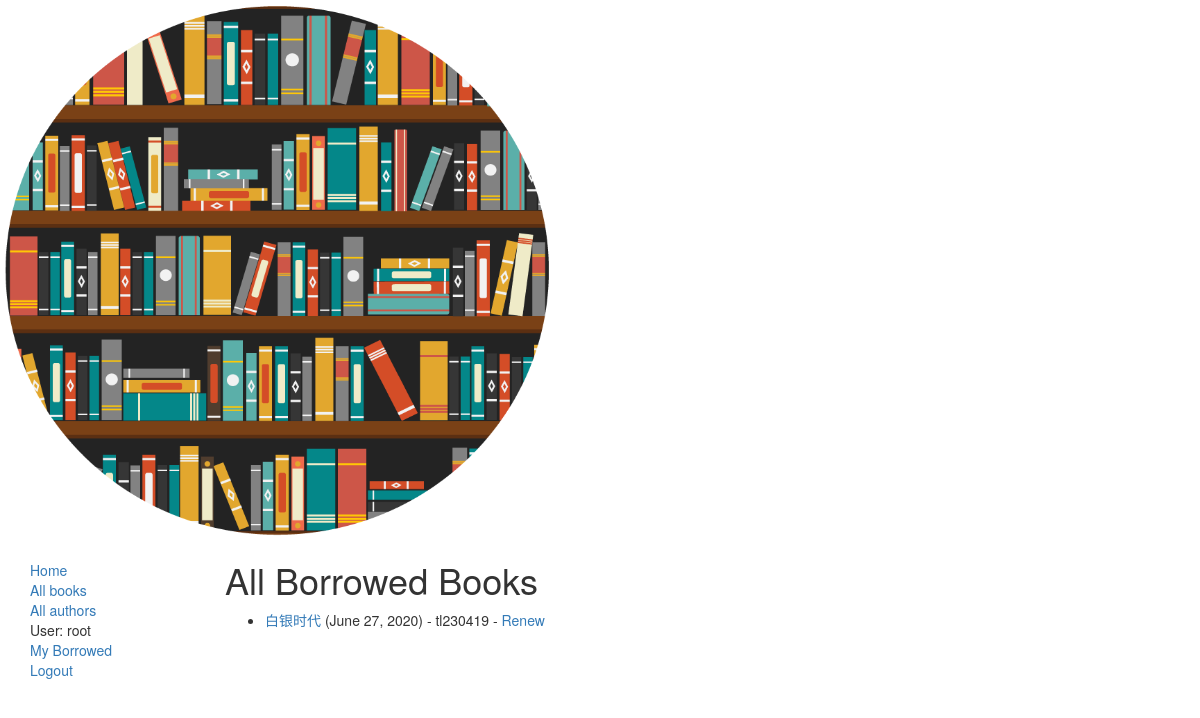
Page /catalog/borrowed/ (signed in) on the committed database.
### catalog/models.py (models this page shows, shortened)
class BookInstance(models.Model):
    id = models.UUIDField(primary_key=True, default=uuid.uuid4(), help_text="Unique ID for this particular book across whole library")
    book = models.ForeignKey('Book', on_delete=models.SET_NULL, null=True)
    imprint = models.CharField(max_length=200)
    due_back = models.DateField(null=True, blank=True)
    borrower = models.ForeignKey(User, on_delete=models.SET_NULL, null=True, blank=True)
    LOAN_STATUS = (
        ('m', 'Maintenance'),
        ('o', 'On loan'),
        ('a', 'Available'),
        ('r', 'Reserved')
    )
    status = models.CharField(max_length=1, choices=LOAN_STATUS, blank=True, default='m', help_text="Book availability")
    class Meta:
        ordering = ["due_back"]
        permissions = (("can_mark_returned", "Set book as returned"),)
    @property
    def is_overdue(self):
        if self.due_back and date.today() > self.due_back:
            return True
        return False

class Book(models.Model):
    title = models.CharField(max_length=200)
    author = models.ForeignKey('Author', on_delete=models.SET_NULL, null=True)
    summary = models.TextField(max_length=1000, help_text="Enter a brief description of the book")
    isbn = models.CharField('ISBN', max_length=13,
                            help_text='13 Character <a href="https://www.isbn-international.org/content/what-isbn'
                                      '">ISBN number</a>')
    genre = models.ManyToManyField(Genre, help_text="Select a genre for this book")
    language = models.ForeignKey('Language', on_delete=models.SET_NULL, null=True)
    def display_genre(self):
        """
        Creates a string for the Genre. This is required to display genre in Admin.
        """
        return ','.join([genre.name for genre in self.genre.all()[:3]])
    display_genre.short_description = 'Genre'

### catalog/views.py (the view)
# urls.py: path(r'borrowed/', views.LoanedBooksAllListView.as_view(), name='all-borrowed'),  # Added for challenge
class LoanedBooksAllListView(PermissionRequiredMixin, generic.ListView):
    model = BookInstance
    permission_required = 'catalog.can_mark_returned'
    template_name = 'catalog/bookinstance_list_borrowed_all.html'
    paginate_by = 10
    def get_queryset(self):
        return BookInstance.objects.filter(status__exact='o').order_by('due_back')

### catalog/templates/catalog/bookinstance_list_borrowed_all.html
{% extends "base_generic.html" %}
{% block content %}
    <h1>All Borrowed Books</h1>
    {% if bookinstance_list %}
    <ul>
      {% for bookinst in bookinstance_list %}
      <li class="{% if bookinst.is_overdue %}text-danger{% endif %}">
        <a href="{% url 'book-detail' bookinst.book.pk %}">{{bookinst.book.title}}</a> ({{ bookinst.due_back }}) {% if user.is_staff %}- {{ bookinst.borrower }}{% endif %} {% if perms.catalog.can_mark_returned %}- <a href="{% url 'renew-book-librarian' bookinst.id %}">Renew</a>  {% endif %}
      </li>
      {% endfor %}
    </ul>
    {% else %}
      <p>There are no books borrowed.</p>
    {% endif %}
{% endblock %}

### catalog/templates/base_generic.html (shortened to what this page needs)
<html lang="en">
<head>
    <link rel="stylesheet" href="https://maxcdn.bootstrapcdn.com/bootstrap/3.3.7/css/bootstrap.min.css">
    {% load static %}
    <img src="{% static 'images/local_library_model_uml.png' %}" alt="My image" style="width:555px;height:540px;">
    {% load static %}
    <link rel="stylesheet", href="{% static 'css/styles.css' %}">
</head>
<body>
    <div class="container-fluid">
        <div class="col-sm-2">
        {% block sidebar %}
        <ul class="sidebar-nav">
            <li><a href="{% url 'index' %}">Home</a></li>
            <li><a href="{% url 'books' %}">All books</a></li>
            <li><a href="">All authors</a></li>
            {% if user.is_authenticated %}
            <li>User: {{ user.get_username }}</li>
            <li><a href="{% url 'my-borrowed' %}">My Borrowed</a></li>
            <li><a href="{% url 'logout'%}?next={{request.path}}">Logout</a></li>
            {% else %}
            <li><a href="{% url 'login'%}?next={{request.path}}">Login</a></li>
            {% endif %}
        </ul>
        {% endblock %}
        </div>
        <div class="col-sm-10">
            {% block content %}{% endblock %}
        </div>
    </div>
</body>
</html>

### catalog/static/css/styles.css (style rules this page uses)
.sidebar-nav { margin-top: 20px; padding: 0; list-style: none; }

### rows in the picture
BookInstance: book "白银时代", due_back "June 27, 2020", borrower "tl230419"

### other values in the picture
{{ user.get_username }} "root"
